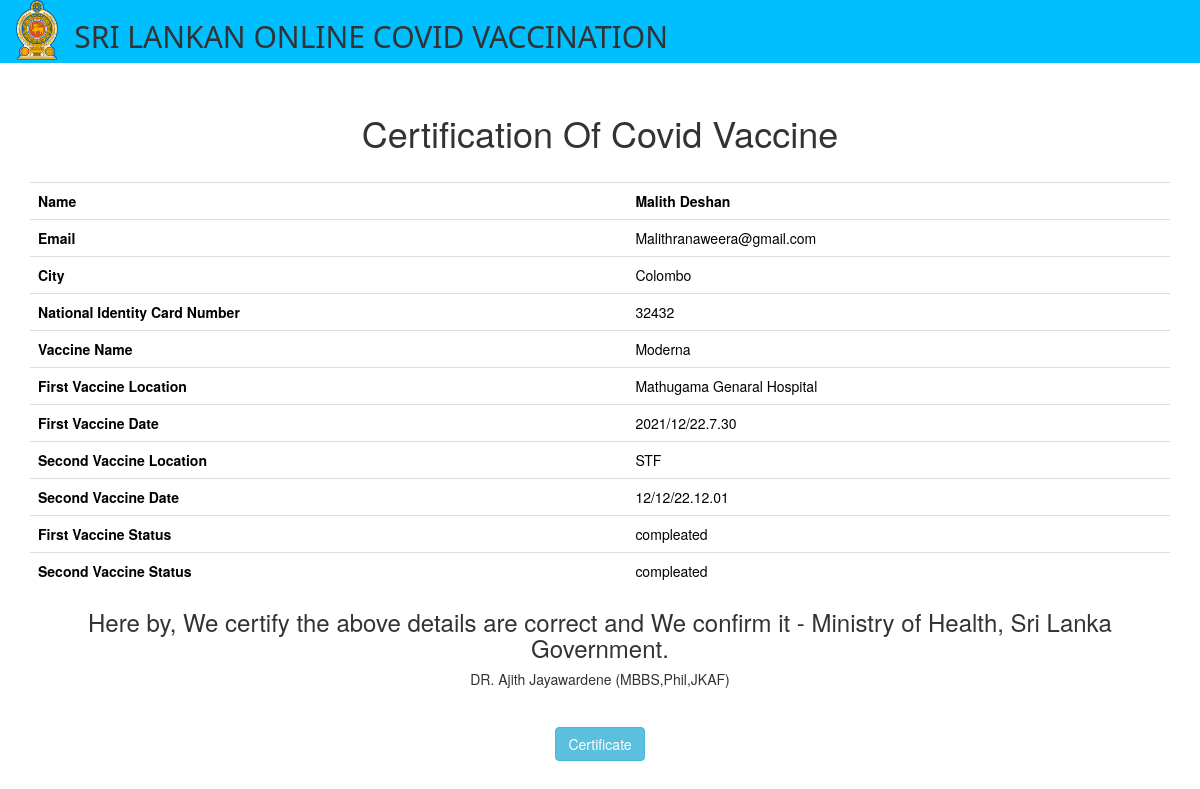
The app's page /certificate.php (signed in) with its own data.
### tables this page shows
CREATE TABLE `patients` (
  `id` int(255) NOT NULL,
  `name` varchar(1000) NOT NULL,
  `patientEmail` varchar(1000) NOT NULL,
  `password` varchar(1000) NOT NULL,
  `vaccinename` varchar(1000) NOT NULL,
  `city` varchar(1000) NOT NULL,
  `nic` varchar(1000) NOT NULL
);

CREATE TABLE `first_vaccine_requests` (
  `id` int(255) NOT NULL,
  `name` varchar(1000) NOT NULL,
  `email` varchar(1000) NOT NULL,
  `city` varchar(1000) NOT NULL,
  `vaccinename` varchar(1000) NOT NULL,
  `patientID` int(255) NOT NULL,
  `FvaccineLocation` varchar(1000) NOT NULL,
  `FvaccineTime` varchar(1000) NOT NULL,
  `status` varchar(1000) DEFAULT NULL
);

CREATE TABLE `second_vaccine_requests` (
  `id` int(255) NOT NULL,
  `name` varchar(1000) NOT NULL,
  `email` varchar(1000) NOT NULL,
  `city` varchar(1000) NOT NULL,
  `vaccinename` varchar(1000) NOT NULL,
  `patientID` varchar(1000) NOT NULL,
  `SvaccineLocation` varchar(1000) NOT NULL,
  `SvaccineTime` varchar(1000) NOT NULL,
  `status` varchar(1000) DEFAULT NULL
);

### certificate.php (the view, shortened to what this page needs)
<!DOCTYPE html>
<html lang="en">
  <head>
    <link href="css/bootstrap.min.css" rel="stylesheet">
	  <link href="css/style.css" rel="stylesheet">
<body>
<?php
	include "DBconnection.php";
	if(!isset($_SESSION['email']))
	{
		header("location:loginindex.php");
	}
	else
	{
		$id = $_SESSION['id'];
		$email = $_SESSION['email'];
		$result = mysqli_query($conn,"SELECT * FROM patients WHERE id='" . $id."'");
		$row  = mysqli_fetch_array($result);
		if($row >0)
		{
		$name=$row['name'];
		$city =$row['city'];
		$vaccinename =$row['vaccinename'];
		$email =$row['patientEmail'];
		$nic =$row['nic'];
		 }
		$result = mysqli_query($conn,"SELECT * FROM first_vaccine_requests WHERE patientID='" . $id."'");
		$row  = mysqli_fetch_array($result);
		if($row >0)
		{
		$FL = $row['FvaccineLocation'];
		$FD = $row['FvaccineTime'];
		$status1 = $row['status'];
		 }
		$result = mysqli_query($conn,"SELECT * FROM second_vaccine_requests WHERE patientID='" . $id."'");
		$row  = mysqli_fetch_array($result);
		if($row >0)
		{
		$SD = $row['SvaccineTime'];
		$SL = $row['SvaccineLocation'];
		$status2 = $row['status'];
	}
	}
	  ?>
<div class="printable">
<div class="topnav" style=" margin-top: -20px  " >
<a style="padding-top:0px; padding-bottom: 0px"><img height="60px" src="228-2285847_emblem-of-sri-lanka-national-emblem-of-sri.png"></a>
<h2 style="font-family: Segoe, 'Segoe UI', 'DejaVu Sans', 'Trebuchet MS', Verdana, 'sans-serif'">SRI LANKAN ONLINE COVID VACCINATION</h2>
</div>
<div align="center" style="padding: 30px; "  >
<h1 align="center" >Certification Of Covid Vaccine</h1>
<table class="table table-hover table-primary" align="center"  style="margin-top: -100px; color: black; font-size: 14px; border:10px ">
  <tbody>
	   <tr>
	  <th  scope="row">Name</th>
      <th scope="row"><?php echo $name;?></th>
    </tr>
	  <tr class="table-primary">
      <th  scope="row">Email</th>
      <td ><?php echo $email; ?></td>
      <br>
    </tr>
    <tr class="table-primary">
      <th scope="row">City</th>
      <td ><?php echo $city; ?> </td>
      <br>
    </tr>
	   <tr class="table-primary">
      <th scope="row">National Identity Card Number</th>
      <td ><?php echo $nic; ?> </td>
    </tr>
    <tr>
      <th scope="row">Vaccine Name</th>
      <td><?php echo $vaccinename ?></td>
    </tr>
    <tr>
      <th scope="row">First Vaccine Location</th>
      <td><?php echo $FL; ?></td>
    </tr>
     <tr class="table-primary">
      <th scope="row">First Vaccine Date</th>
      <td><?php echo $FD; ?></td>
    </tr>
	   <tr>
      <th scope="row">Second Vaccine Location</th>
      <td ><?php echo $SL; ?></td>
      <br>
    </tr>
	 <tr class="table-primary">
      <th scope="row">Second Vaccine Date</th>
      <td ><?php echo $SD; ?></td>
      <br>
    </tr>
	  <tr class="table-primary">
      <th scope="row">First Vaccine Status</th>
      <td ><?php echo $status1; ?></td>
      <br>
    </tr>
	   <tr class="table-primary">
      <th scope="row">Second Vaccine Status</th>
      <td ><?php echo $status2; ?></td>
      <br>
    </tr>
  </tbody>
</table>
	<h3 align="center" >Here by, We certify the above details are correct and We confirm it - Ministry of Health, Sri Lanka Government. </h3>
	<h5 align="center" >DR. Ajith Jayawardene (MBBS,Phil,JKAF) </h5>
	</div>
	</div>
	<div align="center"><button onClick="window.print();" class="btn btn-info">Certificate</button></div>
</body>
</html>

### css/style.css (style rules this page uses)
.topnav { overflow: hidden; background-color: deepskyblue; }
.topnav a { float: left; display: block; color: white; text-align: center; padding: 12px 16px; text-decoration: none; font-size: 24px; font-family: Baskerville, "Palatino Linotype", Palatino, "Century Schoolbook L", "Times New Roman", "serif"; font-variant: small-caps; }

### records on screen
patients: name "Malith Deshan", patientEmail "Malithranaweera@gmail.com", city "Colombo", nic "32432", vaccinename "Moderna"
first_vaccine_requests: FvaccineLocation "Mathugama Genaral Hospital", FvaccineTime "2021/12/22.7.30", status "compleated"
second_vaccine_requests: SvaccineLocation "STF", SvaccineTime "12/12/22.12.01", status "compleated"
